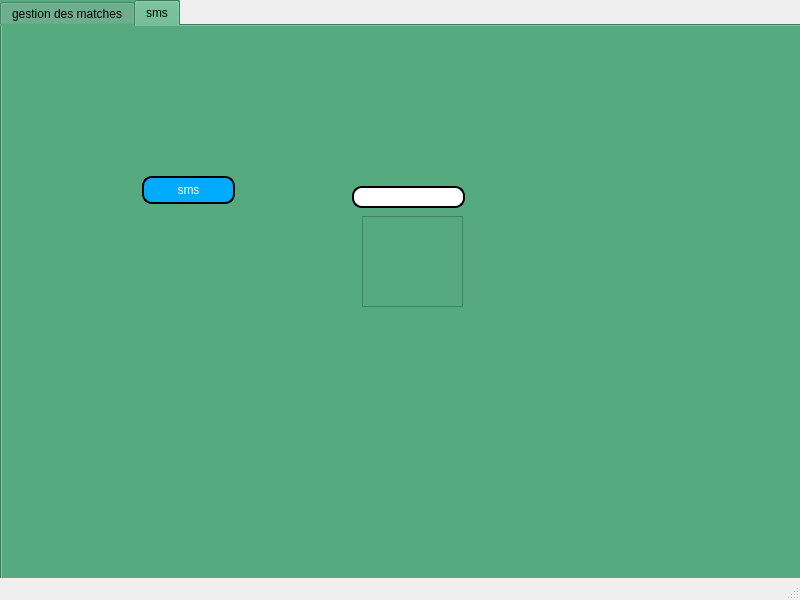
<?xml version="1.0" encoding="UTF-8"?>
<ui version="4.0">
 <class>WindowMatch</class>
 <widget class="QMainWindow" name="WindowMatch">
  <property name="geometry">
   <rect>
    <x>0</x>
    <y>0</y>
    <width>800</width>
    <height>600</height>
   </rect>
  </property>
  <property name="windowTitle">
   <string>MainWindow</string>
  </property>
  <widget class="QWidget" name="centralwidget">
   <widget class="QTabWidget" name="tabWidget">
    <property name="geometry">
     <rect>
      <x>0</x>
      <y>0</y>
      <width>1151</width>
      <height>611</height>
     </rect>
    </property>
    <property name="styleSheet">
     <string notr="true">background-color: rgb(85, 170, 127)</string>
    </property>
    <property name="currentIndex">
     <number>1</number>
    </property>
    <widget class="QWidget" name="tab">
     <attribute name="title">
      <string>gestion des matches</string>
     </attribute>
     <widget class="QLabel" name="label">
      <property name="geometry">
       <rect>
        <x>20</x>
        <y>10</y>
        <width>81</width>
        <height>21</height>
       </rect>
      </property>
      <property name="text">
       <string>id</string>
      </property>
     </widget>
     <widget class="QLabel" name="label_2">
      <property name="geometry">
       <rect>
        <x>10</x>
        <y>40</y>
        <width>91</width>
        <height>21</height>
       </rect>
      </property>
      <property name="styleSheet">
       <string notr="true"/>
      </property>
      <property name="text">
       <string>idstade</string>
      </property>
     </widget>
     <widget class="QLabel" name="label_3">
      <property name="geometry">
       <rect>
        <x>10</x>
        <y>70</y>
        <width>56</width>
        <height>21</height>
       </rect>
      </property>
      <property name="text">
       <string>date</string>
      </property>
     </widget>
     <widget class="QLabel" name="label_4">
      <property name="geometry">
       <rect>
        <x>10</x>
        <y>100</y>
        <width>56</width>
        <height>21</height>
       </rect>
      </property>
      <property name="text">
       <string>sport</string>
      </property>
     </widget>
     <widget class="QLabel" name="label_5">
      <property name="geometry">
       <rect>
        <x>20</x>
        <y>130</y>
        <width>56</width>
        <height>21</height>
       </rect>
      </property>
      <property name="text">
       <string>nbrp</string>
      </property>
     </widget>
     <widget class="QPushButton" name="ajouter">
      <property name="geometry">
       <rect>
        <x>240</x>
        <y>150</y>
        <width>111</width>
        <height>31</height>
       </rect>
      </property>
      <property name="styleSheet">
       <string notr="true">border: 2px solid black;



border-radius: 10px;



padding: 0 8px;



color: white;



background:rgb(0, 170, 255) ;



font: bold, &quot;Comic Sans MS&quot;;</string>
      </property>
      <property name="text">
       <string>ajouter</string>
      </property>
     </widget>
     <widget class="QLineEdit" name="lineEdit_id">
      <property name="geometry">
       <rect>
        <x>100</x>
        <y>10</y>
        <width>113</width>
        <height>22</height>
       </rect>
      </property>
      <property name="styleSheet">
       <string notr="true">border: 2px solid black;



border-radius: 10px;



padding: 0 8px;



background: white;



selection-background-color: gray;</string>
      </property>
     </widget>
     <widget class="QLineEdit" name="lineEdit_idstade">
      <property name="geometry">
       <rect>
        <x>100</x>
        <y>40</y>
        <width>113</width>
        <height>22</height>
       </rect>
      </property>
      <property name="styleSheet">
       <string notr="true">border: 2px solid black;



border-radius: 10px;



padding: 0 8px;



background: white;



selection-background-color: gray;</string>
      </property>
     </widget>
     <widget class="QLineEdit" name="lineEdit_date">
      <property name="geometry">
       <rect>
        <x>100</x>
        <y>70</y>
        <width>113</width>
        <height>22</height>
       </rect>
      </property>
      <property name="styleSheet">
       <string notr="true">border: 2px solid black;



border-radius: 10px;



padding: 0 8px;



background: white;



selection-background-color: gray;</string>
      </property>
     </widget>
     <widget class="QLineEdit" name="lineEdit_sport">
      <property name="geometry">
       <rect>
        <x>100</x>
        <y>100</y>
        <width>113</width>
        <height>22</height>
       </rect>
      </property>
      <property name="styleSheet">
       <string notr="true">border: 2px solid black;



border-radius: 10px;



padding: 0 8px;



background: white;



selection-background-color: gray;</string>
      </property>
     </widget>
     <widget class="QLineEdit" name="lineEdit_nbrp">
      <property name="geometry">
       <rect>
        <x>100</x>
        <y>130</y>
        <width>113</width>
        <height>22</height>
       </rect>
      </property>
      <property name="styleSheet">
       <string notr="true">border: 2px solid black;



border-radius: 10px;



padding: 0 8px;



background: white;



selection-background-color: gray;</string>
      </property>
     </widget>
     <widget class="QTableView" name="tableView">
      <property name="geometry">
       <rect>
        <x>10</x>
        <y>240</y>
        <width>341</width>
        <height>221</height>
       </rect>
      </property>
      <property name="styleSheet">
       <string notr="true">background-color: rgb(255, 255, 255);</string>
      </property>
     </widget>
     <widget class="QPushButton" name="pushButton_4">
      <property name="geometry">
       <rect>
        <x>390</x>
        <y>280</y>
        <width>111</width>
        <height>31</height>
       </rect>
      </property>
      <property name="styleSheet">
       <string notr="true">border: 2px solid black;



border-radius: 10px;



padding: 0 8px;



color: white;



background:rgb(0, 170, 255) ;



font: bold, &quot;Comic Sans MS&quot;;</string>
      </property>
      <property name="text">
       <string>stat</string>
      </property>
     </widget>
     <widget class="QPushButton" name="pdf">
      <property name="geometry">
       <rect>
        <x>390</x>
        <y>470</y>
        <width>111</width>
        <height>28</height>
       </rect>
      </property>
      <property name="styleSheet">
       <string notr="true">border: 2px solid black;



border-radius: 10px;



padding: 0 8px;



color: white;



background:rgb(0, 170, 255) ;



font: bold, &quot;Comic Sans MS&quot;;</string>
      </property>
      <property name="text">
       <string>pdf</string>
      </property>
     </widget>
     <widget class="QPushButton" name="triID">
      <property name="geometry">
       <rect>
        <x>380</x>
        <y>380</y>
        <width>111</width>
        <height>31</height>
       </rect>
      </property>
      <property name="styleSheet">
       <string notr="true">border: 2px solid black;



border-radius: 10px;



padding: 0 8px;



color: white;



background:rgb(0, 170, 255) ;



font: bold, &quot;Comic Sans MS&quot;;</string>
      </property>
      <property name="text">
       <string>triID</string>
      </property>
     </widget>
     <widget class="QPushButton" name="triIDSTADE">
      <property name="geometry">
       <rect>
        <x>390</x>
        <y>330</y>
        <width>151</width>
        <height>28</height>
       </rect>
      </property>
      <property name="styleSheet">
       <string notr="true">border: 2px solid black;



border-radius: 10px;



padding: 0 8px;



color: white;



background:rgb(0, 170, 255) ;



font: bold, &quot;Comic Sans MS&quot;;</string>
      </property>
      <property name="text">
       <string>triIDSTADE</string>
      </property>
     </widget>
     <widget class="QPushButton" name="recherche">
      <property name="geometry">
       <rect>
        <x>20</x>
        <y>480</y>
        <width>131</width>
        <height>28</height>
       </rect>
      </property>
      <property name="styleSheet">
       <string notr="true">border: 2px solid black;



border-radius: 10px;



padding: 0 8px;



color: white;



background:rgb(0, 170, 255) ;



font: bold, &quot;Comic Sans MS&quot;;</string>
      </property>
      <property name="text">
       <string>recherche</string>
      </property>
     </widget>
     <widget class="QLineEdit" name="lineEdit_rech">
      <property name="geometry">
       <rect>
        <x>160</x>
        <y>480</y>
        <width>121</width>
        <height>31</height>
       </rect>
      </property>
      <property name="styleSheet">
       <string notr="true">border: 2px solid black;



border-radius: 10px;



padding: 0 8px;



background: white;



selection-background-color: gray;</string>
      </property>
     </widget>
     <widget class="QPushButton" name="imprimer">
      <property name="geometry">
       <rect>
        <x>380</x>
        <y>430</y>
        <width>111</width>
        <height>31</height>
       </rect>
      </property>
      <property name="styleSheet">
       <string notr="true">border: 2px solid black;



border-radius: 10px;



padding: 0 8px;



color: white;



background:rgb(0, 170, 255) ;



font: bold, &quot;Comic Sans MS&quot;;</string>
      </property>
      <property name="text">
       <string>imprimer</string>
      </property>
     </widget>
     <widget class="QLabel" name="label_6">
      <property name="geometry">
       <rect>
        <x>520</x>
        <y>60</y>
        <width>56</width>
        <height>16</height>
       </rect>
      </property>
      <property name="text">
       <string>id</string>
      </property>
     </widget>
     <widget class="QLineEdit" name="lineEdit_ids">
      <property name="geometry">
       <rect>
        <x>560</x>
        <y>60</y>
        <width>113</width>
        <height>22</height>
       </rect>
      </property>
      <property name="styleSheet">
       <string notr="true">border: 2px solid black;



border-radius: 10px;



padding: 0 8px;



background: white;



selection-background-color: gray;</string>
      </property>
     </widget>
     <widget class="QPushButton" name="supprimer">
      <property name="geometry">
       <rect>
        <x>560</x>
        <y>100</y>
        <width>121</width>
        <height>31</height>
       </rect>
      </property>
      <property name="styleSheet">
       <string notr="true">background-color: rgb(255, 255, 255);border: 2px solid black;



border-radius: 10px;



padding: 0 8px;



color: white;



background:rgb(0, 170, 255) ;



font: bold, &quot;Comic Sans MS&quot;;</string>
      </property>
      <property name="text">
       <string>supprimer</string>
      </property>
     </widget>
     <widget class="QLabel" name="label_7">
      <property name="geometry">
       <rect>
        <x>840</x>
        <y>60</y>
        <width>56</width>
        <height>16</height>
       </rect>
      </property>
      <property name="text">
       <string>id</string>
      </property>
     </widget>
     <widget class="QLabel" name="label_9">
      <property name="geometry">
       <rect>
        <x>830</x>
        <y>120</y>
        <width>56</width>
        <height>21</height>
       </rect>
      </property>
      <property name="text">
       <string>date</string>
      </property>
     </widget>
     <widget class="QLabel" name="label_8">
      <property name="geometry">
       <rect>
        <x>830</x>
        <y>90</y>
        <width>81</width>
        <height>20</height>
       </rect>
      </property>
      <property name="text">
       <string>idstade</string>
      </property>
     </widget>
     <widget class="QLabel" name="label_10">
      <property name="geometry">
       <rect>
        <x>830</x>
        <y>150</y>
        <width>56</width>
        <height>21</height>
       </rect>
      </property>
      <property name="text">
       <string>sport</string>
      </property>
     </widget>
     <widget class="QLabel" name="label_11">
      <property name="geometry">
       <rect>
        <x>830</x>
        <y>180</y>
        <width>56</width>
        <height>21</height>
       </rect>
      </property>
      <property name="text">
       <string>nbrp</string>
      </property>
     </widget>
     <widget class="QLineEdit" name="lineEdit_nbrpm">
      <property name="geometry">
       <rect>
        <x>920</x>
        <y>190</y>
        <width>113</width>
        <height>22</height>
       </rect>
      </property>
      <property name="styleSheet">
       <string notr="true">border: 2px solid black;



border-radius: 10px;



padding: 0 8px;



background: white;



selection-background-color: gray;</string>
      </property>
     </widget>
     <widget class="QPushButton" name="modifier">
      <property name="geometry">
       <rect>
        <x>920</x>
        <y>260</y>
        <width>111</width>
        <height>31</height>
       </rect>
      </property>
      <property name="styleSheet">
       <string notr="true">border: 2px solid black;



border-radius: 10px;



padding: 0 8px;



color: white;



background:rgb(0, 170, 255) ;



font: bold, &quot;Comic Sans MS&quot;;</string>
      </property>
      <property name="text">
       <string>modifier</string>
      </property>
     </widget>
     <widget class="QLineEdit" name="lineEdit_datem">
      <property name="geometry">
       <rect>
        <x>920</x>
        <y>130</y>
        <width>113</width>
        <height>22</height>
       </rect>
      </property>
      <property name="styleSheet">
       <string notr="true">border: 2px solid black;



border-radius: 10px;



padding: 0 8px;



background: white;



selection-background-color: gray;</string>
      </property>
     </widget>
     <widget class="QLineEdit" name="lineEdit_idm">
      <property name="geometry">
       <rect>
        <x>920</x>
        <y>60</y>
        <width>113</width>
        <height>22</height>
       </rect>
      </property>
      <property name="styleSheet">
       <string notr="true">border: 2px solid black;



border-radius: 10px;



padding: 0 8px;



background: white;



selection-background-color: gray;</string>
      </property>
     </widget>
     <widget class="QLineEdit" name="lineEdit_sportm">
      <property name="geometry">
       <rect>
        <x>920</x>
        <y>160</y>
        <width>113</width>
        <height>22</height>
       </rect>
      </property>
      <property name="styleSheet">
       <string notr="true">border: 2px solid black;



border-radius: 10px;



padding: 0 8px;



background: white;



selection-background-color: gray;</string>
      </property>
     </widget>
     <widget class="QLineEdit" name="lineEdit_idstadem">
      <property name="geometry">
       <rect>
        <x>920</x>
        <y>90</y>
        <width>113</width>
        <height>22</height>
       </rect>
      </property>
      <property name="styleSheet">
       <string notr="true">border: 2px solid black;



border-radius: 10px;



padding: 0 8px;



background: white;



selection-background-color: gray;</string>
      </property>
     </widget>
    </widget>
    <widget class="QWidget" name="tab_3">
     <attribute name="title">
      <string>sms</string>
     </attribute>
     <widget class="QPushButton" name="sms">
      <property name="geometry">
       <rect>
        <x>140</x>
        <y>150</y>
        <width>93</width>
        <height>28</height>
       </rect>
      </property>
      <property name="styleSheet">
       <string notr="true">border: 2px solid black;



border-radius: 10px;



padding: 0 8px;



color: white;



background:rgb(0, 170, 255) ;



font: bold, &quot;Comic Sans MS&quot;;</string>
      </property>
      <property name="text">
       <string>sms</string>
      </property>
     </widget>
     <widget class="QLineEdit" name="lineEdit">
      <property name="geometry">
       <rect>
        <x>350</x>
        <y>160</y>
        <width>113</width>
        <height>22</height>
       </rect>
      </property>
      <property name="styleSheet">
       <string notr="true">border: 2px solid black;



border-radius: 10px;



padding: 0 8px;



background: white;



selection-background-color: gray;</string>
      </property>
     </widget>
     <widget class="QTextEdit" name="textEdit">
      <property name="geometry">
       <rect>
        <x>360</x>
        <y>190</y>
        <width>101</width>
        <height>91</height>
       </rect>
      </property>
     </widget>
    </widget>
   </widget>
  </widget>
  <widget class="QMenuBar" name="menubar">
   <property name="geometry">
    <rect>
     <x>0</x>
     <y>0</y>
     <width>800</width>
     <height>22</height>
    </rect>
   </property>
  </widget>
  <widget class="QStatusBar" name="statusbar"/>
 </widget>
 <resources/>
 <connections/>
</ui>
